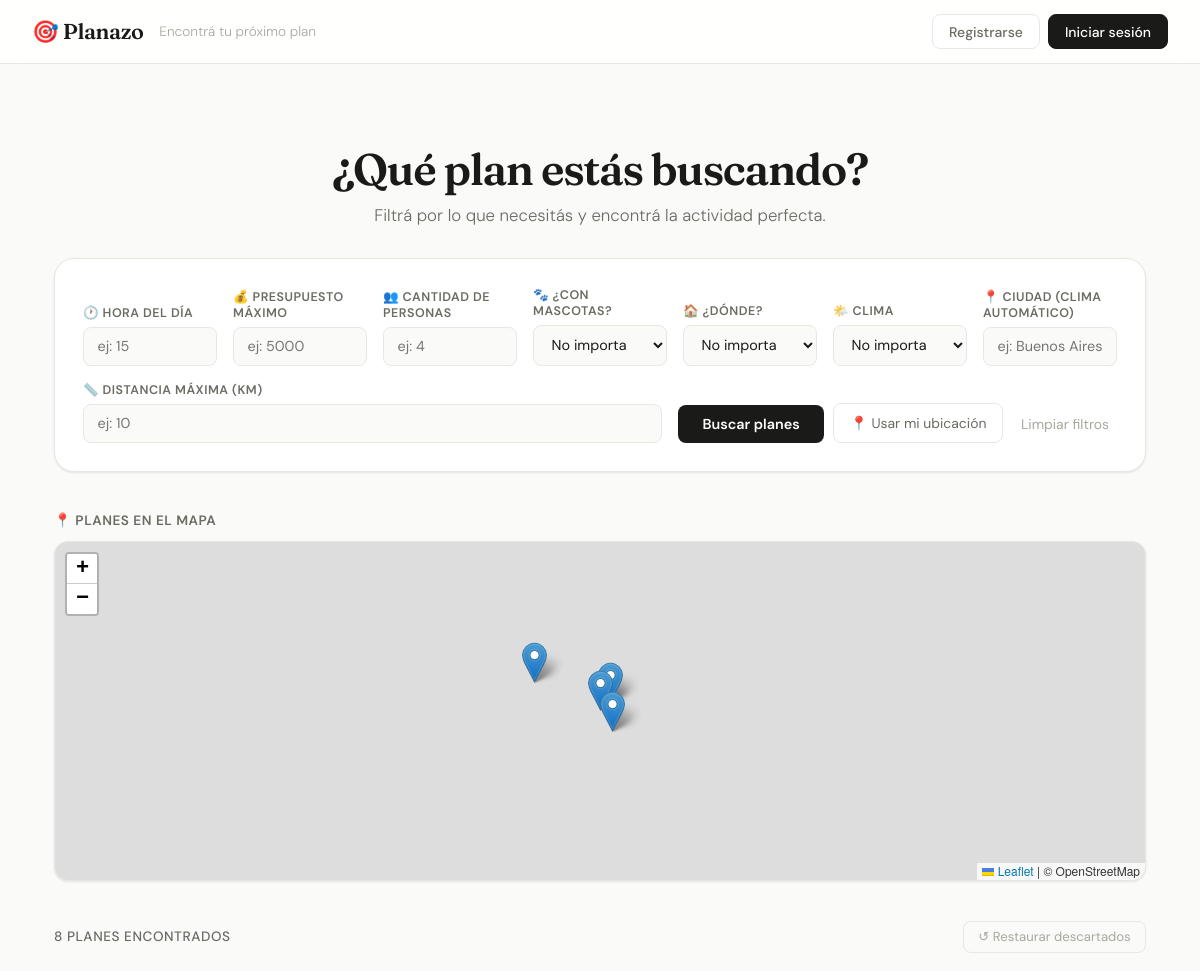
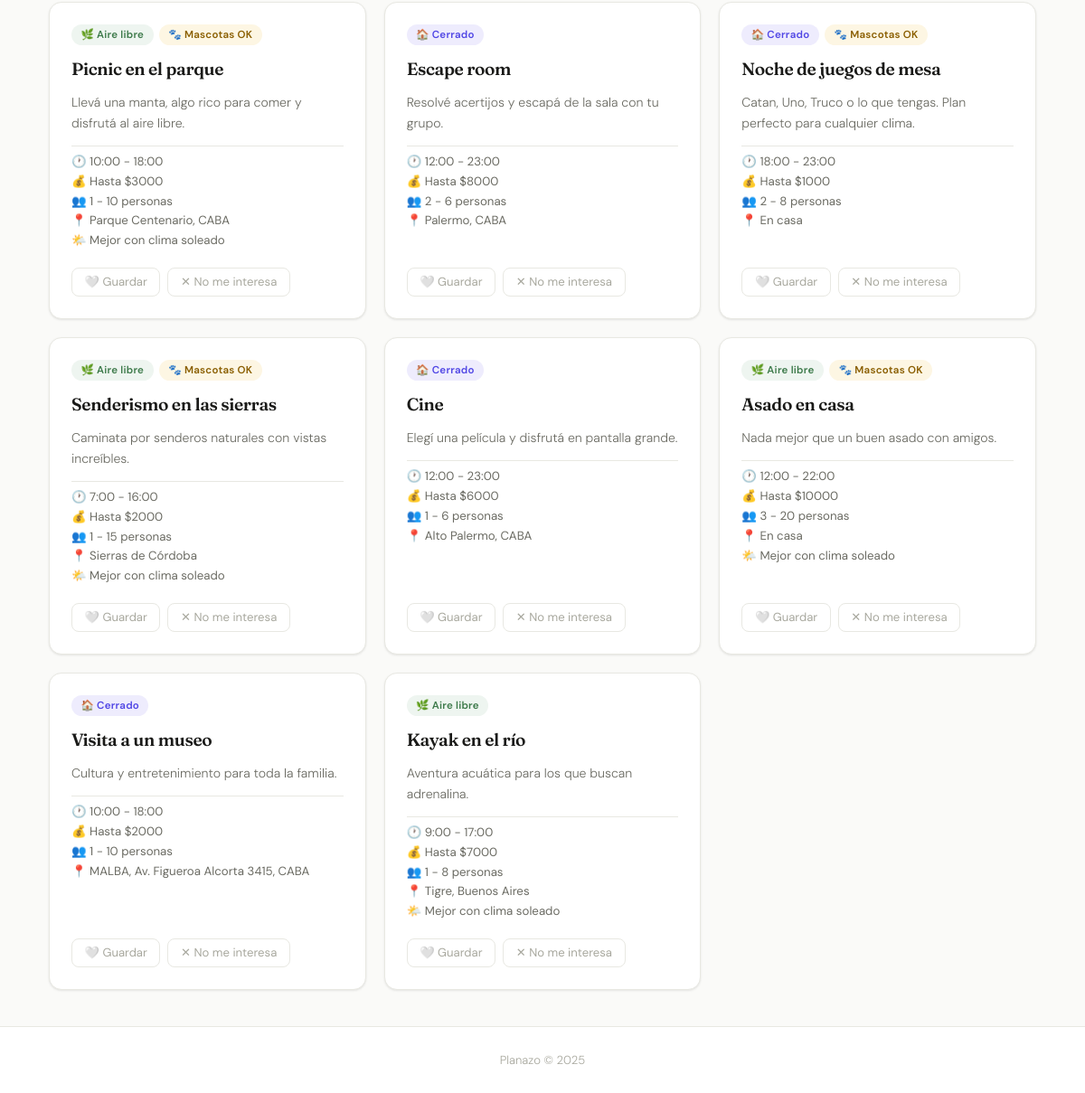
The page / on the database its author committed (2 pictures, top to bottom).
### app/models.py (models this page shows)
class Plan(Base):
    __tablename__ = "planes"
    id = Column(Integer, primary_key=True, index=True)
    nombre = Column(String, nullable=False)
    descripcion = Column(Text)
    imagen_url = Column(String)
    hora_inicio = Column(Integer)
    hora_fin = Column(Integer)
    presupuesto_min = Column(Float, default=0)
    presupuesto_max = Column(Float, nullable=True)
    personas_min = Column(Integer, default=1)
    personas_max = Column(Integer, nullable=True)
    acepta_mascotas = Column(Boolean, default=False)
    es_exterior = Column(Boolean, default=True)
    latitud = Column(Float, nullable=True)
    longitud = Column(Float, nullable=True)
    direccion = Column(String, nullable=True)
    clima_recomendado = Column(String, default="cualquiera")
    descartes = relationship("Descarte", back_populates="plan")
    favoritos = relationship("Favorito", back_populates="plan")

### app/main.py (the view)
@app.get("/", response_class=HTMLResponse)
def index(
    request: Request,
    hora: Optional[str] = None,
    presupuesto_max: Optional[str] = None,
    cantidad_personas: Optional[str] = None,
    acepta_mascotas: Optional[str] = None,
    es_exterior: Optional[str] = None,
    clima: Optional[str] = None,
    ciudad: Optional[str] = None,
    lat_usuario: Optional[str] = None,
    lon_usuario: Optional[str] = None,
    km_max: Optional[str] = None,
    db: Session = Depends(get_db)
):
    usuario_sesion = get_usuario_sesion(request, db)
    usuario = usuario_sesion if usuario_sesion else get_or_create_usuario_invitado(db)
    hora_int = parse_int(hora)
    presupuesto_float = parse_float(presupuesto_max)
    personas_int = parse_int(cantidad_personas)
    lat_float = parse_float(lat_usuario)
    lon_float = parse_float(lon_usuario)
    km_float = parse_float(km_max)
    clima_actual = None
    clima_a_filtrar = clima if clima else None
    if ciudad and ciudad.strip():
        clima_actual = obtener_clima_ciudad(ciudad)
        if not clima_a_filtrar:
            clima_a_filtrar = clima_actual
    descartados = db.query(models.Descarte.plan_id).filter(
        models.Descarte.usuario_id == usuario.id
    ).all()
    ids_descartados = [d[0] for d in descartados]
    ids_favoritos = []
    if usuario_sesion:
        favs = db.query(models.Favorito.plan_id).filter(
            models.Favorito.usuario_id == usuario_sesion.id
        ).all()
        ids_favoritos = [f[0] for f in favs]
    query = db.query(models.Plan)
    if ids_descartados:
        query = query.filter(~models.Plan.id.in_(ids_descartados))
    if hora_int is not None:
        query = query.filter(
            (models.Plan.hora_inicio == None) |
            ((models.Plan.hora_inicio <= hora_int) & (models.Plan.hora_fin >= hora_int))
        )
    if presupuesto_float is not None:
        query = query.filter(
            (models.Plan.presupuesto_min == None) |
            (models.Plan.presupuesto_min <= presupuesto_float)
        )
    if personas_int is not None:
        query = query.filter(
            (models.Plan.personas_min == None) |
            (models.Plan.personas_min <= personas_int)
        ).filter(
            (models.Plan.personas_max == None) |
            (models.Plan.personas_max >= personas_int)
        )
    if acepta_mascotas == "true":
        query = query.filter(models.Plan.acepta_mascotas == True)
    if es_exterior == "true":
        query = query.filter(models.Plan.es_exterior == True)
    elif es_exterior == "false":
        query = query.filter(models.Plan.es_exterior == False)
    if clima_a_filtrar:
        query = query.filter(
            (models.Plan.clima_recomendado == "cualquiera") |
            (models.Plan.clima_recomendado == clima_a_filtrar)
        )
    planes = query.all()
    if lat_float is not None and lon_float is not None and km_float is not None:
        planes = [
            p for p in planes
            if p.latitud is None or p.longitud is None or
            distancia_km(lat_float, lon_float, p.latitud, p.longitud) <= km_float
        ]
    planes_con_ubicacion = [
        {"nombre": p.nombre, "latitud": p.latitud, "longitud": p.longitud, "direccion": p.direccion}
        for p in planes if p.latitud is not None and p.longitud is not None
    ]
    filtros = {
        "hora": hora_int, "presupuesto_max": presupuesto_float,
        "cantidad_personas": personas_int, "acepta_mascotas": acepta_mascotas,
        "es_exterior": es_exterior, "clima": clima, "ciudad": ciudad,
        "lat_usuario": lat_float, "lon_usuario": lon_float, "km_max": km_float,
    }
    return templates.TemplateResponse(
        request=request, name="index.html",
        context={
            "planes": planes, "filtros": filtros,
            "clima_actual": clima_actual, "planes_con_ubicacion": planes_con_ubicacion,
            "usuario": usuario_sesion, "ids_favoritos": ids_favoritos,
        }
    )

### app/templates/index.html (shortened to what this page needs)
{% extends "base.html" %}
{% block content %}
<section class="hero">
    <h1>¿Qué plan estás buscando?</h1>
    <p>Filtrá por lo que necesitás y encontrá la actividad perfecta.</p>
</section>
<form class="filtros" method="get" action="/">
    <div class="filtro-grupo">
        <label>🕐 Hora del día</label>
        <input type="number" name="hora" min="0" max="23" placeholder="ej: 15"
               value="{{ filtros.hora or '' }}">
    </div>
    <div class="filtro-grupo">
        <label>💰 Presupuesto máximo</label>
        <input type="number" name="presupuesto_max" min="0" placeholder="ej: 5000"
               value="{{ filtros.presupuesto_max or '' }}">
    </div>
    <div class="filtro-grupo">
        <label>👥 Cantidad de personas</label>
        <input type="number" name="cantidad_personas" min="1" placeholder="ej: 4"
               value="{{ filtros.cantidad_personas or '' }}">
    </div>
    <div class="filtro-grupo">
        <label>🐾 ¿Con mascotas?</label>
        <select name="acepta_mascotas">
            <option value="">No importa</option>
        </select>
    </div>
    <div class="filtro-grupo">
        <label>🏠 ¿Dónde?</label>
        <select name="es_exterior">
            <option value="">No importa</option>
        </select>
    </div>
    <div class="filtro-grupo">
        <label>🌤️ Clima</label>
        <select name="clima">
            <option value="">No importa</option>
        </select>
    </div>
    <div class="filtro-grupo">
        <label>📍 Ciudad (clima automático)</label>
        <input type="text" name="ciudad" placeholder="ej: Buenos Aires"
               value="{{ filtros.ciudad or '' }}">
    </div>
    <div class="filtro-grupo">
        <label>📏 Distancia máxima (km)</label>
        <input type="number" name="km_max" min="1" placeholder="ej: 10"
               value="{{ filtros.km_max or '' }}">
    </div>
    <div class="filtros-botones">
        <button type="submit" class="btn-buscar" id="btn-buscar">Buscar planes</button>
        <button type="button" class="btn-ubicacion" onclick="obtenerUbicacion()">📍 Usar mi ubicación</button>
        <a href="/" class="btn-limpiar">Limpiar filtros</a>
    </div>
</form>
{% if planes_con_ubicacion %}
<div class="mapa-wrapper">
    <h3 class="mapa-titulo">📍 Planes en el mapa</h3>
    <div id="mapa"></div>
</div>
{% endif %}
<section class="resultados">
    {% if planes %}
        <div class="resultados-header">
            <p class="cantidad-resultados">
                {{ planes|length }} plan{% if planes|length != 1 %}es{% endif %} encontrado{% if planes|length != 1 %}s{% endif %}
            </p>
            <form method="post" action="/restaurar">
                <button type="submit" class="btn-restaurar">↺ Restaurar descartados</button>
            </form>
        </div>
        <div class="grid-planes">
            {% for plan in planes %}
            <div class="card-plan">
                <div class="card-header">
                    <span class="badge {% if plan.es_exterior %}badge-exterior{% else %}badge-interior{% endif %}">
                        {% if plan.es_exterior %}🌿 Aire libre{% else %}🏠 Cerrado{% endif %}
                    </span>
                    {% if plan.acepta_mascotas %}
                    <span class="badge badge-mascota">🐾 Mascotas OK</span>
                    {% endif %}
                </div>
                <h2 class="card-titulo">{{ plan.nombre }}</h2>
                <p class="card-desc">{{ plan.descripcion }}</p>
                <div class="card-info">
                    {% if plan.hora_inicio is not none and plan.hora_fin is not none %}
                    <span>🕐 {{ plan.hora_inicio }}:00 - {{ plan.hora_fin }}:00</span>
                    {% endif %}
                    {% if plan.presupuesto_max %}
                    <span>💰 Hasta ${{ plan.presupuesto_max | int }}</span>
                    {% else %}
                    <span>💰 Gratis o sin límite</span>
                    {% endif %}
                    {% if plan.personas_min and plan.personas_max %}
                    <span>👥 {{ plan.personas_min }} - {{ plan.personas_max }} personas</span>
                    {% elif plan.personas_min %}
                    <span>👥 Desde {{ plan.personas_min }} persona{% if plan.personas_min != 1 %}s{% endif %}</span>
                    {% endif %}
                    {% if plan.direccion %}
                    <span>📍 {{ plan.direccion }}</span>
                    {% endif %}
                    {% if plan.clima_recomendado != 'cualquiera' %}
                    <span>🌤️ Mejor con clima {{ plan.clima_recomendado }}</span>
                    {% endif %}
                </div>
                <div class="card-acciones">
                    {% if usuario %}
                        {% if plan.id in ids_favoritos %}
                        <form method="post" action="/favoritos/quitar/{{ plan.id }}">
                            <button type="submit" class="btn-fav activo">❤️ Guardado</button>
                        </form>
                        {% else %}
                        <form method="post" action="/favoritos/agregar/{{ plan.id }}">
                            <button type="submit" class="btn-fav">🤍 Guardar</button>
                        </form>
                        {% endif %}
                    {% else %}
                        <a href="/login" class="btn-fav">🤍 Guardar</a>
                    {% endif %}
                    <form method="post" action="/descartar/{{ plan.id }}">
                        <button type="submit" class="btn-descartar">✕ No me interesa</button>
                    </form>
                </div>
            </div>
            {% endfor %}
        </div>
    {% endif %}
</section>
{% if planes_con_ubicacion %}
<link rel="stylesheet" href="https://unpkg.com/leaflet@1.9.4/dist/leaflet.css"/>
{% endif %}
{% endblock %}

### rows shown on the page
Plan: es_exterior "🌿 Aire libre", acepta_mascotas "🐾 Mascotas OK", nombre "Picnic en el parque", descripcion "Llevá una manta, algo rico para comer y disfrutá al aire libre.", hora_inicio "10", hora_fin "18", presupuesto_max "3000", personas_min "1", personas_max "10", direccion "Parque Centenario, CABA", clima_recomendado "soleado"
Plan: es_exterior "🏠 Cerrado", nombre "Escape room", descripcion "Resolvé acertijos y escapá de la sala con tu grupo.", hora_inicio "12", hora_fin "23", presupuesto_max "8000", personas_min "2", personas_max "6", direccion "Palermo, CABA"
Plan: es_exterior "🏠 Cerrado", acepta_mascotas "🐾 Mascotas OK", nombre "Noche de juegos de mesa", descripcion "Catan, Uno, Truco o lo que tengas. Plan perfecto para cualquier clima.", hora_inicio "18", hora_fin "23", presupuesto_max "1000", personas_min "2", personas_max "8", direccion "En casa"
Plan: es_exterior "🌿 Aire libre", acepta_mascotas "🐾 Mascotas OK", nombre "Senderismo en las sierras", descripcion "Caminata por senderos naturales con vistas increíbles.", hora_inicio "7", hora_fin "16", presupuesto_max "2000", personas_min "1", personas_max "15", direccion "Sierras de Córdoba", clima_recomendado "soleado"
Plan: es_exterior "🏠 Cerrado", nombre "Cine", descripcion "Elegí una película y disfrutá en pantalla grande.", hora_inicio "12", hora_fin "23", presupuesto_max "6000", personas_min "1", personas_max "6", direccion "Alto Palermo, CABA"
Plan: es_exterior "🌿 Aire libre", acepta_mascotas "🐾 Mascotas OK", nombre "Asado en casa", descripcion "Nada mejor que un buen asado con amigos.", hora_inicio "12", hora_fin "22", presupuesto_max "10000", personas_min "3", personas_max "20", direccion "En casa", clima_recomendado "soleado"
Plan: es_exterior "🏠 Cerrado", nombre "Visita a un museo", descripcion "Cultura y entretenimiento para toda la familia.", hora_inicio "10", hora_fin "18", presupuesto_max "2000", personas_min "1", personas_max "10", direccion "MALBA, Av. Figueroa Alcorta 3415, CABA"
Plan: es_exterior "🌿 Aire libre", nombre "Kayak en el río", descripcion "Aventura acuática para los que buscan adrenalina.", hora_inicio "9", hora_fin "17", presupuesto_max "7000", personas_min "1", personas_max "8", direccion "Tigre, Buenos Aires", clima_recomendado "soleado"

### other values the page prints
{{ planes|length }} "8"
